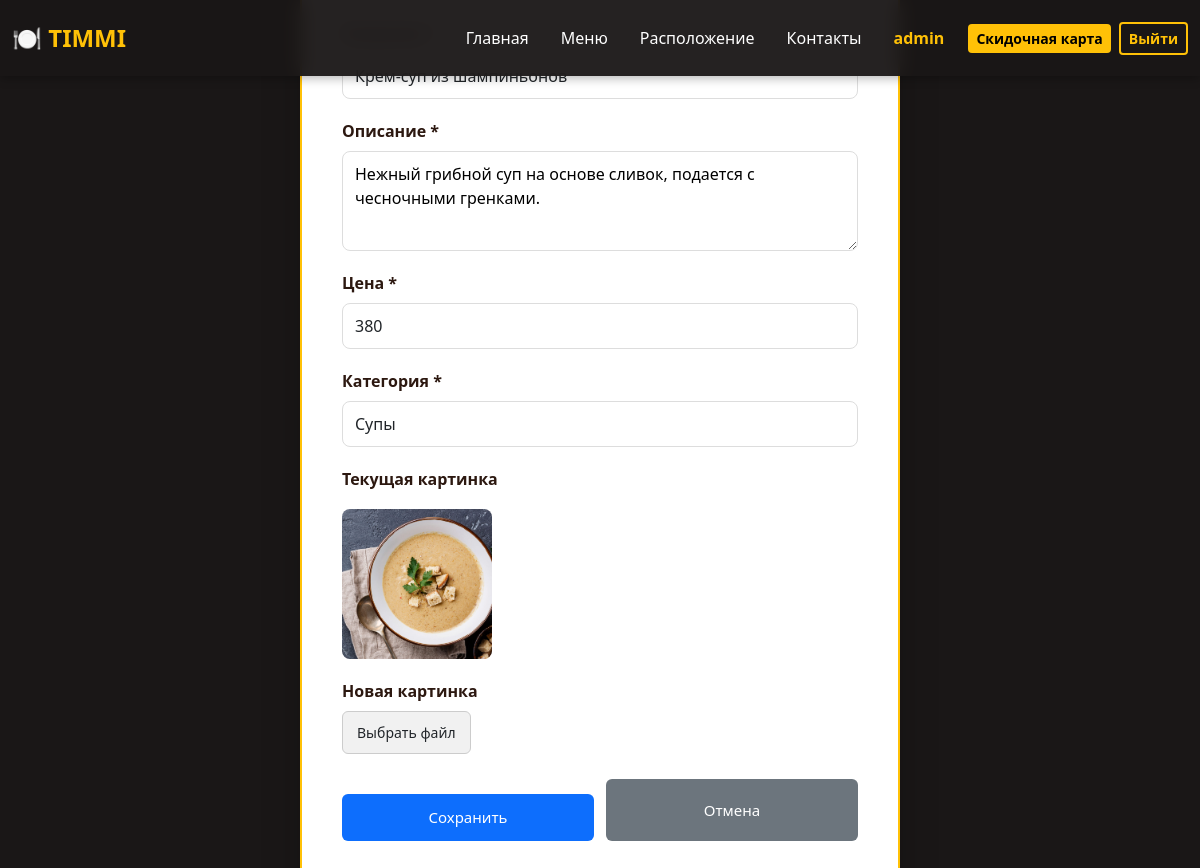
The app's page /admin/edit_dish/4 (signed in) with its own data.
### data/users.py (models this page shows, shortened)
class User(SqlAlchemyBase, UserMixin, SerializerMixin):
    __tablename__ = 'users'
    id = sqlalchemy.Column(sqlalchemy.Integer,
                           primary_key=True, autoincrement=True)
    name = sqlalchemy.Column(sqlalchemy.String, nullable=True)
    phone_number = sqlalchemy.Column(sqlalchemy.String, nullable=True)
    email = sqlalchemy.Column(sqlalchemy.String,
                              index=True, unique=True, nullable=True)
    hashed_password = sqlalchemy.Column(sqlalchemy.String, nullable=True)
    card = sqlalchemy.Column(sqlalchemy.String, nullable=True)

### data/dishes.py (models this page shows, shortened)
class Dish(SqlAlchemyBase, UserMixin, SerializerMixin):
    __tablename__ = 'dishes'
    id = sqlalchemy.Column(sqlalchemy.Integer,
                           primary_key=True, autoincrement=True)
    name = sqlalchemy.Column(sqlalchemy.String, nullable=True)
    description = sqlalchemy.Column(sqlalchemy.String, nullable=True)
    price = sqlalchemy.Column(sqlalchemy.Integer,
                              index=True, unique=True, nullable=True)
    image = sqlalchemy.Column(sqlalchemy.String)
    category = sqlalchemy.Column(sqlalchemy.String)

### main.py (the view, shortened to what this page needs)
@app.route('/admin/edit_dish/<int:dish_id>', methods=['GET', 'POST'])
def admin_edit(dish_id):
    if current_user.id == 1:
        db_sess = db_session.create_session()
        dish = db_sess.query(Dish).get(dish_id)
        if not dish:
            return redirect(url_for('admin'))
        return render_template('edit_dish.html', title='Изменить блюдо', dish=dish)
    return redirect('/')

### data/db_session.py (called while the page is built)
def create_session() -> Session:
    global __factory
    return __factory()

### main.py (called while the page is built)
@login_manager.user_loader
def load_user(user_id):
    db_sess = db_session.create_session()
    return db_sess.get(User, user_id)

### templates/edit_dish.html (shortened to what this page needs)
{% extends "base.html" %}
{% block content %}
<div class="form-container">
    <form method="POST" enctype="multipart/form-data">
        <div class="form-group">
            <label class="form-label">Название *</label>
            <input type="text" name="name" class="form-control" value="{{ dish.name }}" required>
        </div>
        <div class="form-group">
            <label class="form-label">Описание *</label>
            <textarea name="description" class="form-control-textarea" required>{{ dish.description }}</textarea>
        </div>
        <div class="form-group">
            <label class="form-label">Цена *</label>
            <input type="number" name="price" class="form-control" value="{{ dish.price }}" required>
        </div>
        <div class="form-group">
            <label class="form-label">Категория *</label>
            <select name="category" class="form-control" required>
                <option value="soups" {% if dish.category == 'soups' %}selected{% endif %}>Супы</option>
            </select>
        </div>
        <div class="form-group">
            <label class="form-label">Текущая картинка</label>
            {% if dish.image and dish.image != 'default.jpg' %}
                <img src="{{ url_for('static', filename='img/' + dish.image) }}" alt="{{ dish.name }}" class="current-image">
            {% else %}
                <img src="{{ url_for('static', filename='img/default.jpg') }}" alt="{{ dish.name }}" class="current-image">
            {% endif %}
        </div>
        <div class="form-group">
            <label class="form-label">Новая картинка</label>
            <label class="file-input-label">
                Выбрать файл
            </label>
        </div>
        <div class="button-group">
            <button type="submit" class="btn-submit">Сохранить</button>
            <a href="{{ url_for('admin') }}" class="btn-cancel">Отмена</a>
        </div>
    </form>
</div>
{% endblock %}

### templates/base.html (shortened to what this page needs)
<!doctype html>
<html lang="ru">
<head>
    <link rel="stylesheet" href="https://cdn.jsdelivr.net/npm/bootstrap@5.3.0/dist/css/bootstrap.min.css">
</head>
<body>
<nav class="navbar navbar-expand-lg navbar-dark fixed-top">
    <div class="container-fluid">
        <a class="navbar-brand" href="/">🍽️ TIMMI</a>
        <div class="collapse navbar-collapse" id="navbarNav">
            <ul class="navbar-nav ms-auto align-items-lg-center">
                <li class="nav-item"><a class="nav-link px-3" href="/">Главная</a></li>
                <li class="nav-item"><a class="nav-link px-3" href="/menu">Меню</a></li>
                <li class="nav-item"><a class="nav-link px-3" href="/location">Расположение</a></li>
                <li class="nav-item"><a class="nav-link px-3" href="/contacts">Контакты</a></li>
                {% if current_user.is_authenticated %}
                    <li class="nav-item"><span class="user-info px-3">{{ current_user.name }}</span></li>
                    <li class="nav-item ms-lg-2"><a class="btn btn-register btn-sm" href="/discountcard">Скидочная карта</a></li>
                    <li class="nav-item ms-lg-2"><a class="btn btn-login btn-sm" href="/logout">Выйти</a></li>
                {% else %}
                    <li class="nav-item ms-lg-2"><a class="btn btn-register btn-sm" href="/register">Зарегистрироваться</a></li>
                    <li class="nav-item ms-lg-2"><a class="btn btn-login btn-sm" href="/login">Войти</a></li>
                {% endif %}
            </ul>
        </div>
    </div>
</nav>
<main role="main">
    {% block content %}{% endblock %}
</main>
</body>
</html>

### records on screen
User: name "admin"
Dish: name "Крем-суп из шампиньонов", description "Нежный грибной суп на основе сливок, подается с чесночными гренками.", price "380", category "Супы", image (picture)
